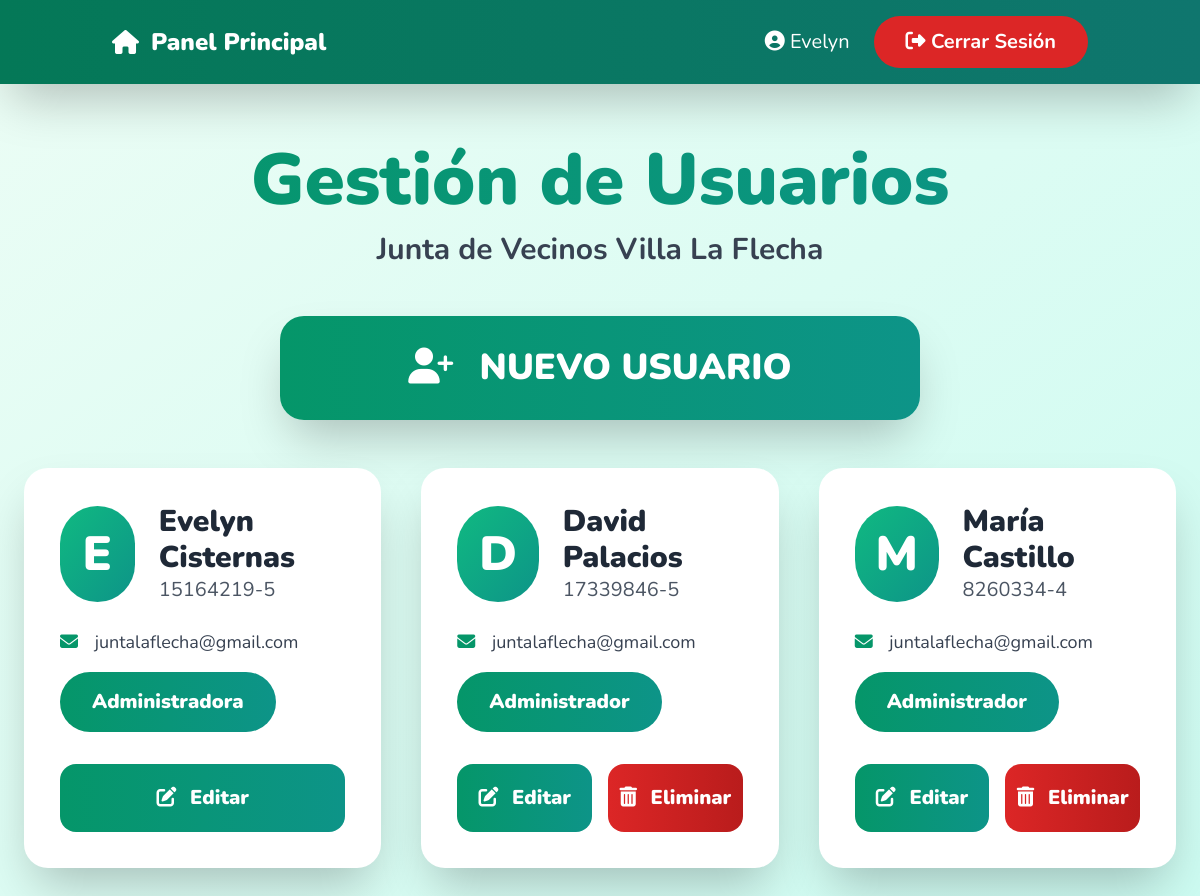
The app's page /views/admin/gestion_usuarios.php (signed in) with its own data.
### tables this page shows
CREATE TABLE `usuario` (
  `rut_usuario` varchar(12) NOT NULL,
  `nombre` varchar(45) DEFAULT NULL,
  `apellido1` varchar(50) DEFAULT NULL,
  `apellido2` varchar(50) DEFAULT NULL,
  `correo` varchar(200) DEFAULT NULL,
  `contraseña` varchar(15) DEFAULT NULL,
  `rol` varchar(25) DEFAULT NULL,
  PRIMARY KEY (`rut_usuario`)
);

### views/admin/gestion_usuarios.php (the view, shortened to what this page needs)
<?php
require_once '../../includes/db.php';
$usuarios = $pdo->query("SELECT * FROM usuario ORDER BY rol DESC, nombre")->fetchAll(PDO::FETCH_ASSOC);
$nombre_usuario = $_SESSION['nombre'] ?? 'Administrador';
?>
<!DOCTYPE html>
<html lang="es" class="scroll-smooth">
<head>
    <script src="https://cdn.tailwindcss.com"></script>
    <link rel="stylesheet" href="https://cdnjs.cloudflare.com/ajax/libs/font-awesome/6.6.0/css/all.min.css">
</head>
<body class="bg-gradient-to-br from-emerald-50 to-teal-100 min-h-screen">
<div class="fixed top-0 left-0 right-0 bg-gradient-to-r from-emerald-700 to-teal-700 text-white shadow-2xl z-50">
    <div class="container mx-auto px-6 py-4 flex justify-between items-center">
        <a href="dashboard.php" class="flex items-center gap-3 text-2xl font-black hover:scale-110 transition">
            <i class="fas fa-home"></i> Panel Principal
        </a>
        <div class="flex items-center gap-6">
            <span class="text-xl"><i class="fas fa-user-circle"></i> <?= htmlspecialchars($nombre_usuario) ?></span>
            <a href="logout.php" onclick="return confirm('¿Cerrar sesión?')"
               class="bg-red-600 hover:bg-red-700 px-8 py-3 rounded-full font-bold text-xl transition hover:scale-105">
                <i class="fas fa-sign-out-alt"></i> Cerrar Sesión
            </a>
        </div>
    </div>
</div>
<div class="pt-24"></div>
<div class="container mx-auto px-6 py-12 max-w-7xl">
    <div class="text-center mb-12">
        <h1 class="text-7xl font-black text-transparent bg-clip-text bg-gradient-to-r from-emerald-600 to-teal-600 mb-4">
        </h1>
        <p class="text-3xl text-gray-700 font-bold">Junta de Vecinos Villa La Flecha</p>
    </div>
    <div class="text-center mb-12">
        <button onclick="openModal()" class="bg-gradient-to-r from-emerald-600 to-teal-600 hover:from-emerald-500 hover:to-teal-500
                 text-white font-black text-4xl py-8 px-32 rounded-3xl shadow-2xl transform hover:scale-110 transition">
            <i class="fas fa-user-plus mr-4"></i> NUEVO USUARIO
        </button>
    </div>
    <div class="grid gap-10 md:grid-cols-2 lg:grid-cols-3">
        <?php foreach($usuarios as $u): ?>
        <div class="bg-white rounded-3xl shadow-2xl p-1 transform hover:scale-105 transition-all duration-300">
            <div class="p-8">
                <div class="flex items-center gap-6 mb-6">
                    <div class="w-24 h-24 bg-gradient-to-br from-emerald-500 to-teal-600 rounded-full flex items-center justify-center text-white text-5xl font-black">
                        <?= strtoupper(substr($u['nombre'],0,1)) ?>
                    </div>
                    <div>
                        <h3 class="text-3xl font-black text-gray-800"><?= htmlspecialchars($u['nombre'].' '.$u['apellido1']) ?></h3>
                        <p class="text-xl text-gray-600"><?= htmlspecialchars($u['rut_usuario']) ?></p>
                    </div>
                </div>
                <p class="text-lg text-gray-700 mb-4"><i class="fas fa-envelope text-emerald-600 mr-3"></i> <?= htmlspecialchars($u['correo']) ?></p>
                <div class="mb-8">
                    <span class="inline-block px-8 py-4 rounded-full text-white font-black text-xl
                        <?= $u['rol']=='Admin' ? 'bg-red-600' : 'bg-gradient-to-r from-emerald-600 to-teal-600' ?>">
                        <?= htmlspecialchars($u['rol']) ?>
                    </span>
                </div>
                <div class="flex gap-4">
                    <button onclick='edit(<?= json_encode($u, JSON_HEX_APOS|JSON_HEX_QUOT|JSON_HEX_AMP) ?>)'
                            class="flex-1 bg-gradient-to-r from-emerald-600 to-teal-600 hover:from-emerald-500 hover:to-teal-500
                                   text-white font-black py-5 rounded-2xl text-xl transition transform hover:scale-105">
                        <i class="fas fa-edit mr-2"></i> Editar
                    </button>
                    <?php if($u['rut_usuario'] !== $_SESSION['rut_usuario']): ?>
                    <a href="?delete=<?= urlencode($u['rut_usuario']) ?>"
                       onclick="return confirm('¿ELIMINAR PERMANENTEMENTE este usuario?\n\n<?= addslashes($u['nombre'].' '.$u['apellido1']) ?>')"
                       class="flex-1 bg-gradient-to-r from-red-600 to-red-700 hover:from-red-500 hover:to-red-600
                              text-white font-black py-5 rounded-2xl text-center text-xl transition transform hover:scale-105">
                        <i class="fas fa-trash-alt mr-2"></i> Eliminar
                    </a>
                    <?php endif; ?>
                </div>
            </div>
        </div>
        <?php endforeach; ?>
    </div>
</div>
</body>
</html>

### views/admin/gestion_usuarios.php (style rules this page uses)
body { font-family:'Nunito',sans-serif; }

### records on screen
usuario: nombre "E", nombre+apellido1 "Evelyn Cisternas", rut_usuario "15164219-5", correo "juntalaflecha@gmail.com", rol "Administradora"
usuario: nombre "D", nombre+apellido1 "David Palacios", rut_usuario "17339846-5", correo "juntalaflecha@gmail.com", rol "Administrador"
usuario: nombre "M", nombre+apellido1 "María Castillo", rut_usuario "8260334-4", correo "juntalaflecha@gmail.com", rol "Administrador"

### other values on screen
$nombre_usuario "Evelyn"
